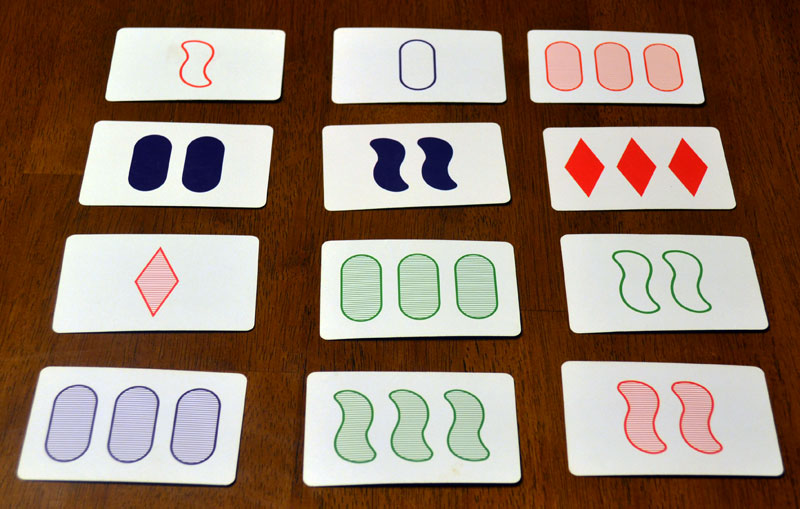
#> input picture setgame/test.jpg, 800 x 509 px
$ python -i setgameLib.py   (imports and definitions only)
#> lines starting #> are read from the running program, lines starting #| are printed output that depends on the picture; after the words box and inside, x2 and y2 are one past the last pixel; in counts of white or black regions, pixels touching at a corner belong together
# library for setgame
import cv2
import numpy as np

# Adjust card orientation
def rectify(hIn):
    hIn = hIn.reshape((4,2))
    hOut = np.zeros((4,2),dtype = np.float32)
    add = hIn.sum(1)
    hOut[0] = hIn[np.argmin(add)]
    hOut[2] = hIn[np.argmax(add)]
    diff = np.diff(hIn,axis = 1)
    hOut[1] = hIn[np.argmin(diff)]
    hOut[3] = hIn[np.argmax(diff)]
    return hOut

# rotate card by 90 degree
def rotate(hIn):
    hOut = np.zeros((4,2),dtype = np.float32)
    hOut[0] = hIn[1]
    hOut[1] = hIn[2]
    hOut[2] = hIn[3]
    hOut[3] = hIn[0]
    return hOut

# calc lenth square between two points
def lenSq(pt1,pt2):
    x=pt2[0]-pt1[0]
    y=pt2[1]-pt1[1]
    return x*x+y*y

# cut edge on all four sides - slow
def cutEdge(imgIn, pixel):
    (lenth,width,depth) = imgIn.shape
    imgOut = np.zeros((lenth-pixel*2,width-pixel*2,depth))
    for i in range(lenth-pixel*2):
        for j in range(width-pixel*2):
            for k in range(depth):
                imgOut[i,j,k] = imgIn[i+pixel,j+pixel,k]
    return imgOut

# Image Matching
def preprocess(img):
    gray = cv2.cvtColor(img,cv2.COLOR_BGR2GRAY)
    blur = cv2.GaussianBlur(gray,(5,5),0)
    thresh = cv2.adaptiveThreshold(blur,255,1,1,11,1)
    return thresh

def imgdiff(imgGBR1,imgGBR2):
    diffAll = 0
    for i in range(3): # channel BGR
        img1 = cv2.GaussianBlur(imgGBR1[:,:,i],(5,5),0)
        img2 = cv2.GaussianBlur(imgGBR2[:,:,i],(5,5),0)
        diff = cv2.absdiff(img1,img2)
        blur = cv2.GaussianBlur(diff,(5,5),0)
        #flag, thresh = cv2.threshold(blur, 200, 255, cv2.THRESH_BINARY)
        #diffAll += np.sum(blur)
        diffStd = np.std(blur)
        diffAll += diffStd * diffStd
    return diffAll

def find_closest_card(training,img):
    features = preprocess(img)
    return sorted(training.values(), key=lambda x:imgdiff(x,features))[0][0]

# return list of images (cards) in given image file
def getCards(imgfile):
#> called with imgfile = 'test.jpg'
    im = cv2.imread(imgfile)
#> im is the input picture: shape (509, 800, 3); mean B, G, R 110, 125.3, 147.8
    gray = cv2.cvtColor(im,cv2.COLOR_BGR2GRAY)
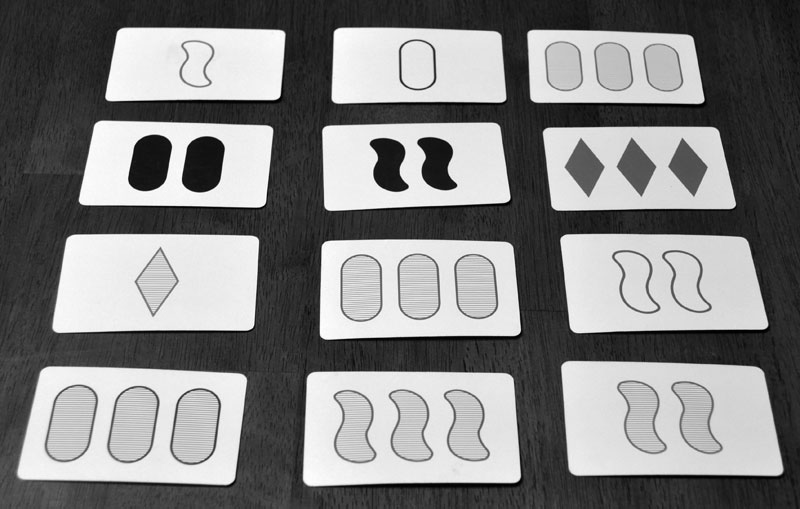
#> gray: shape (509, 800); min 0, max 255, mean 130.3
    flag, thresh = cv2.threshold(gray, 120, 255, cv2.THRESH_BINARY)
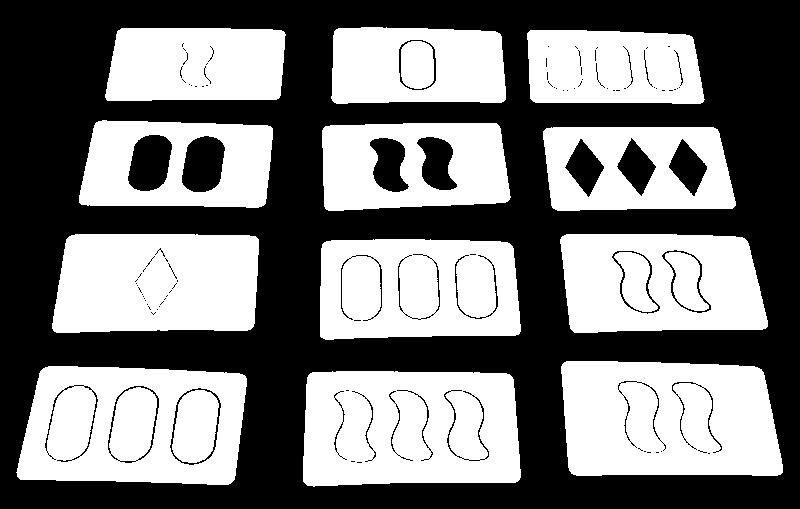
#> thresh: shape (509, 800); 48.2% white; 16 white regions
    im2, contours, hierarchy = \
        cv2.findContours(thresh,cv2.RETR_TREE,cv2.CHAIN_APPROX_SIMPLE)
#> contours = 386 contours, 312 with area under 20; largest, box (x1, y1, x2, y2) and area: (16, 366, 247, 485) 23891, (303, 371, 521, 487) 23453, (561, 361, 783, 476) 23079, (52, 234, 259, 333) 18831, (320, 239, 521, 340) 18778
    contours = sorted(contours, key=cv2.contourArea, reverse=True)
    lastArea = cv2.contourArea(contours[0])
#> lastArea = 23891
    resCards=[]
    for i,card in enumerate(contours):
        peri = cv2.arcLength(card,True)
        approx = cv2.approxPolyDP(card,0.02*peri,True)
        if approx.shape!=(4,1,2):
            continue
        rect = rectify(approx)
        if lenSq(rect[1],rect[0])>peri*peri/16:
            rect=rotate(rect)
        newArea = cv2.contourArea(card)
        if newArea<lastArea * 0.5:
            break
        lastArea = newArea
        h = np.array([ [0,0],[290,0],[290,449],[0,449] ],np.float32)
        transform = cv2.getPerspectiveTransform(rect,h)
        warp = cv2.warpPerspective(im,transform,(290,450))
        blur = cv2.GaussianBlur(warp,(5,5),0)
        resCards.append(blur)
#> this loop made 25 passes
#> (peri, hIn in rectify, add in rectify, diff in rectify, rect, x in lenSq, y in lenSq, newArea) on passes 1 to 4: (658.2, [[40, 371], [20, 479], [234, 479], [244, 375]], [411, 499, 713, 619], [331, 459, 245, 131], [[244, 375], [234, 479], [20, 479], [40, 371]], -204, -4, 23891), (645.4, [[307, 377], [307, 485], [520, 477], [509, 374]], [684, 792, 997, 883], [70, 178, -43, -135], [[509, 374], [520, 477], [307, 485], [307, 377]], -202, 3, 23453), (642.7, [[561, 366], [573, 474], [782, 472], [757, 367]], [927, 1047, 1254, 1124], [-195, -99, -310, -390], [[757, 367], [782, 472], [573, 474], [561, 366]], -196, -1, 23079), (588.2, [[66, 239], [56, 332], [253, 326], [255, 236]], [305, 388, 579, 491], [173, 276, 73, -19], [[255, 236], [253, 326], [56, 332], [66, 239]], -189, 3, 18831)
#> peri on passes 13 to 18: 223.1, 205.2, 174.7, 172.7, 199.6, 198.4
#> pass 1, in getCards, `warp = cv2.warpPerspective(im,transform,(290,450))`:
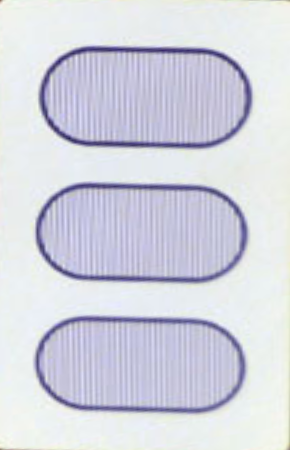
#> warp: shape (450, 290, 3); mean B, G, R 224.3, 213.1, 211.5
#> pass 2, in getCards, `warp = cv2.warpPerspective(im,transform,(290,450))`:
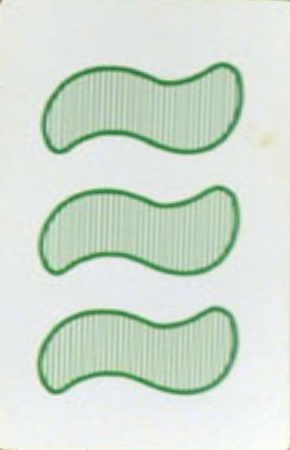
#> warp: shape (450, 290, 3); mean B, G, R 210.4, 222.3, 209.8
#> after the loop:
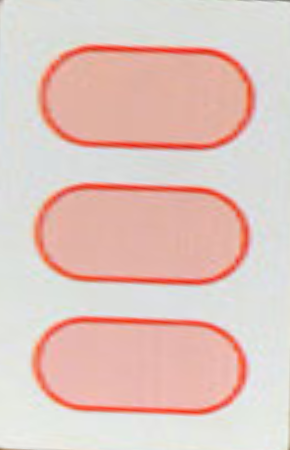
#> warp: shape (450, 290, 3); mean B, G, R 189.8, 197.1, 225.3
#> after the loop, resCards = 12 items
    return resCards

# run batch getCards
def train(trainSet):
    resTrain = []
    for trainImg in trainSet:
        resTrain+=getCards(trainImg)
    return resTrain

>>> result = getCards('test.jpg')
#> result = 12 items

$ run again, on setgame/Scan_20170204.jpg
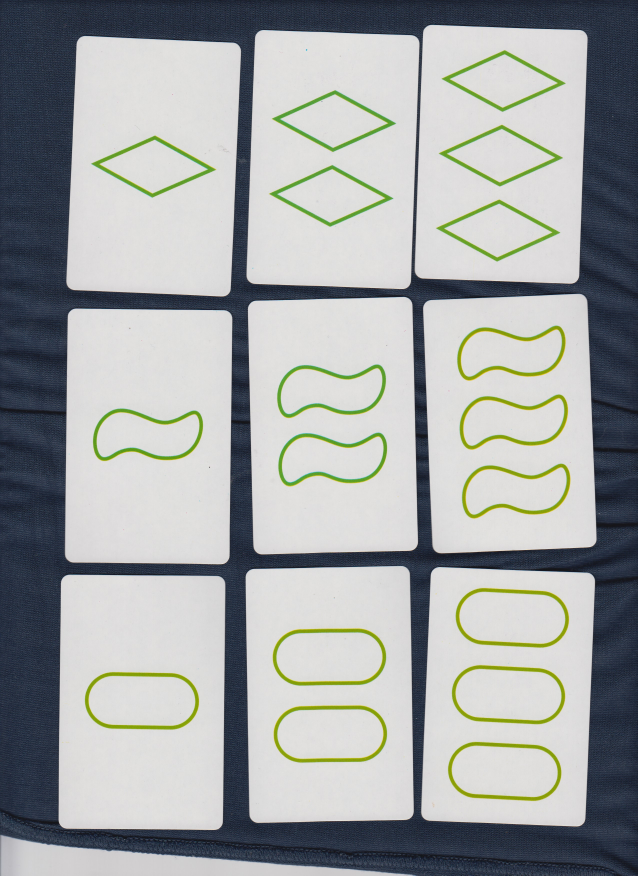
#> input picture setgame/Scan_20170204.jpg, 2550 x 3501 px (shown at 1/4 size)
#> in getCards, im is the input picture: shape (3501, 2550, 3); mean B, G, R 164.6, 164.6, 161
#> in getCards, `flag, thresh = cv2.threshold(gray, 120, 255, cv2.THRESH_BINARY)`:
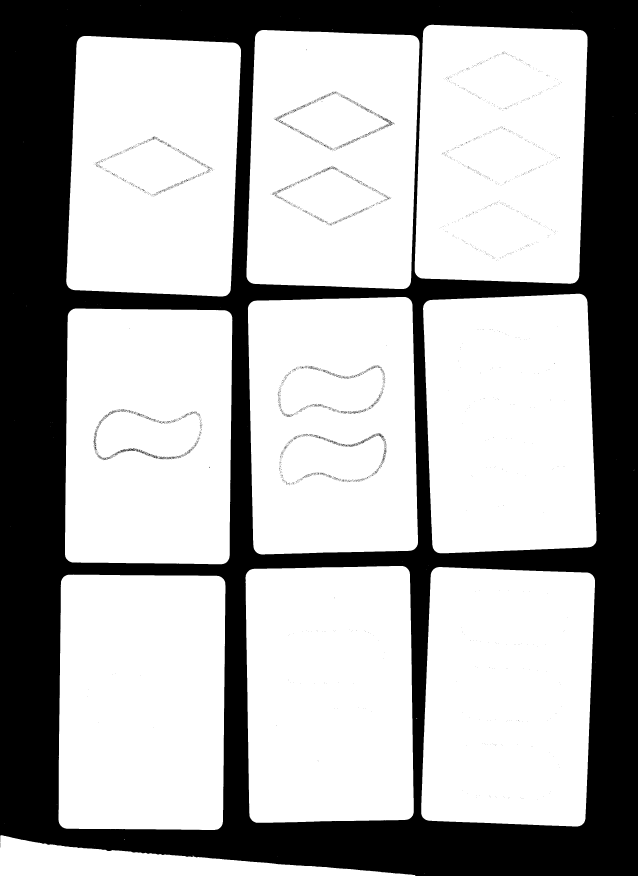
#> thresh: shape (3501, 2550) (shown at 1/4 size); 68.4% white; 6303 black regions (6177 under 20 px)
#> contours = 9124 contours, 8987 with area under 20; largest, box (x1, y1, x2, y2) and area: (265, 144, 964, 1186) 667032, (986, 120, 1678, 1156) 666863, (260, 1234, 930, 2257) 666661, (234, 2298, 902, 3320) 666562, (1685, 2268, 2380, 3306) 666447
#> in getCards, `lastArea = cv2.contourArea(contours[0])`: lastArea = 667032
#> the loop in getCards, `for i,card in enumerate(contours):` made 4222 passes
#> peri on passes 11 to 13: 227.3, 143.1, 102.6
#> after the loop in getCards, `for i,card in enumerate(contours):`:
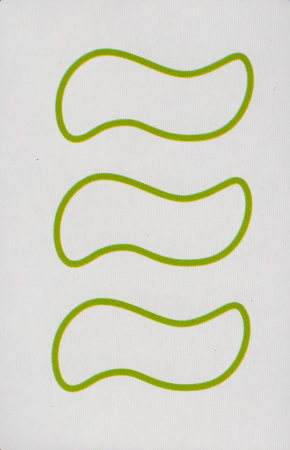
#> warp: shape (450, 290, 3); mean B, G, R 203.3, 216.3, 215.4
#> after the loop in getCards, `for i,card in enumerate(contours):`: resCards = 9 items
